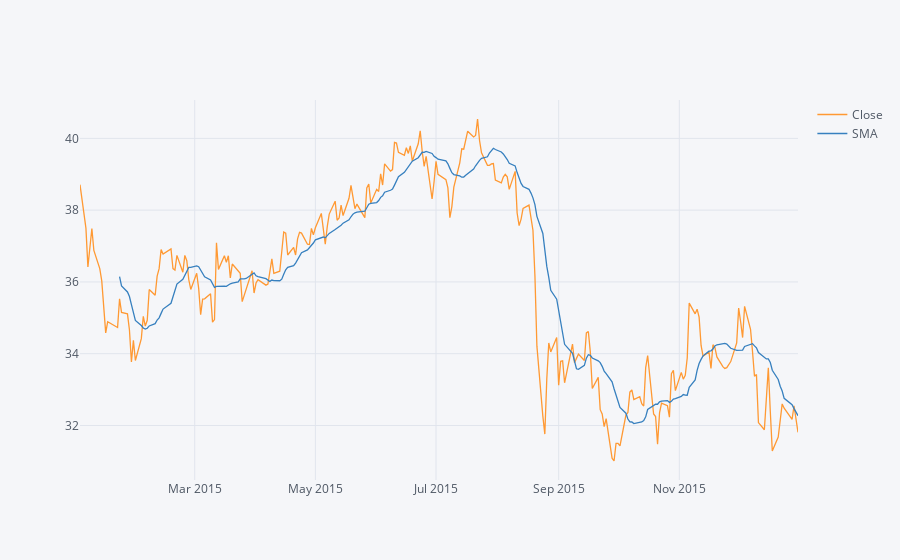

The code cell stored with this chart in its notebook:
### Markdown cell above
** Use .ta_plot(study='sma') to create a Simple Moving Averages plot of Morgan Stanley for the year 2015.**

### Code cell
MS['Close'].loc['2015-01-1':'2015-12-31'].ta_plot(study = 'sma')

### Figure 1 — Plotly figure (JSON) as saved in the notebook; plotly's stock layout.template omitted (floating-point values rounded to 4 significant figures; data arrays with more than 128 entries replaced by an {"elided": "..."} marker saying what was removed)
{"data": [{"line": {"color": "rgba(255, 153, 51, 1.0)", "dash": "solid", "width": 1.3}, "mode": "lines", "name": "Close", "text": "", "type": "scatter", "x": {"elided": "252 str values"}, "y": {"elided": "252 float values"}}, {"line": {"color": "rgba(55, 128, 191, 1.0)", "dash": "solid", "width": 1.3}, "mode": "lines", "name": "SMA", "text": "", "type": "scatter", "x": {"elided": "252 str values"}, "y": {"elided": "252 mixed values"}}], "layout": {"legend": {"bgcolor": "#F5F6F9", "font": {"color": "#4D5663"}}, "paper_bgcolor": "#F5F6F9", "plot_bgcolor": "#F5F6F9", "titlefont": {"color": "#4D5663"}, "xaxis1": {"gridcolor": "#E1E5ED", "showgrid": true, "tickfont": {"color": "#4D5663"}, "title": "", "titlefont": {"color": "#4D5663"}, "zerolinecolor": "#E1E5ED"}, "yaxis1": {"gridcolor": "#E1E5ED", "showgrid": true, "tickfont": {"color": "#4D5663"}, "title": "", "titlefont": {"color": "#4D5663"}, "zerolinecolor": "#E1E5ED"}}}
